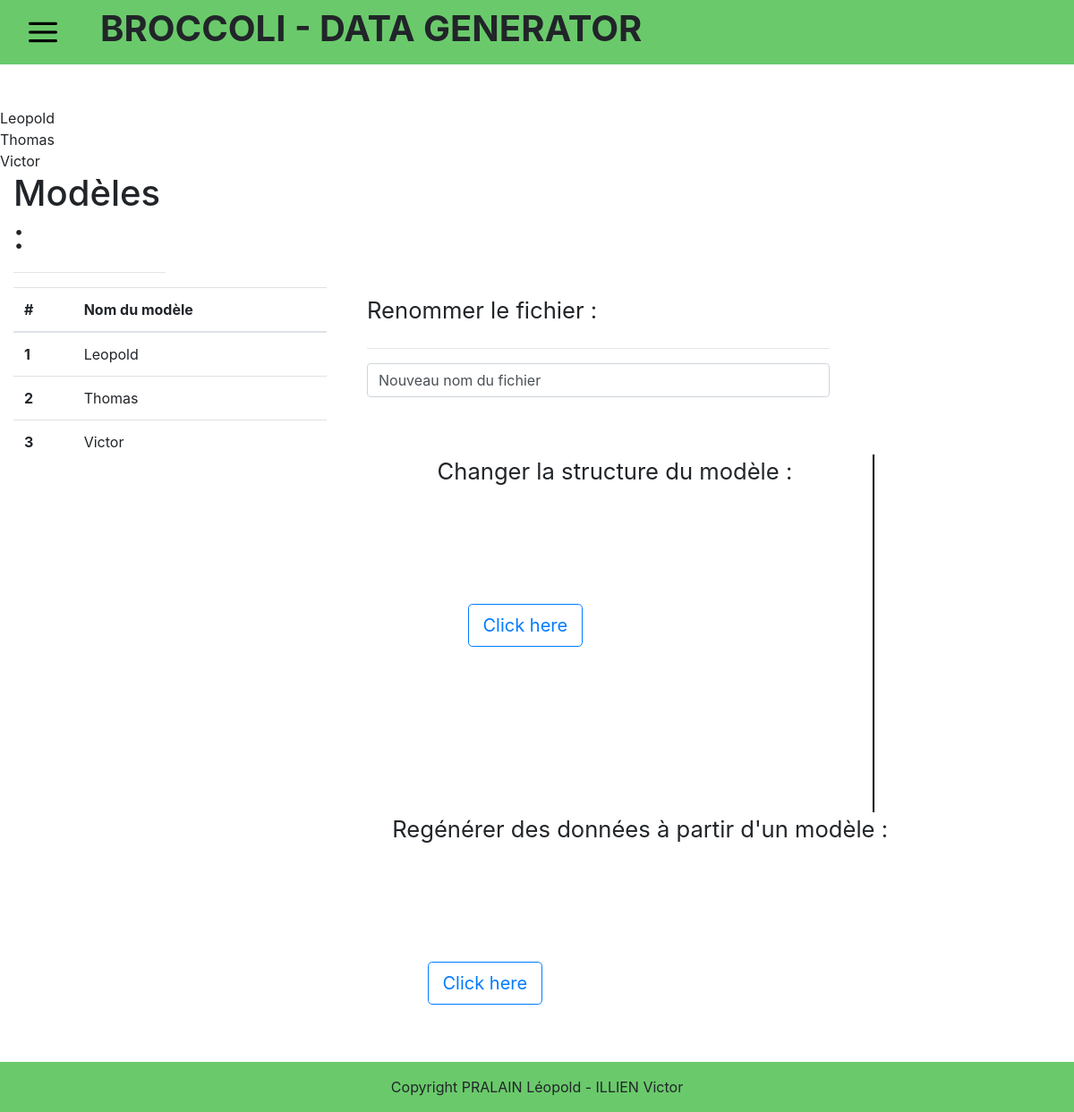
Screenshot of /replay.php with the database file from the repository.
### tables this page shows
CREATE TABLE modele(
        libelle       Varchar (50) NOT NULL ,
        nom_fichier   Varchar (50) NOT NULL ,
        nom_table     Varchar (50) NOT NULL ,
        date_creation Date NOT NULL
	,CONSTRAINT modele_PK PRIMARY KEY (libelle)
);

### php/database.php (called while the page is built, shortened)
<?php
	function dbRecupNomModele($db) {
		try {
			$request = 'SELECT libelle FROM modele';
			$statement = $db->prepare($request);
			$statement->execute();
			$result = $statement->fetchAll(PDO::FETCH_ASSOC);
		} catch (PDOException $exception) {
			error_log('Request error: ' .$exception->getMessage());
			return false;
		}
		return $result;
	}
 ?>

### html/replay.php (the view, shortened to what this page needs)
<!DOCTYPE html>
<html lang="fr">
<head>
	<link rel="stylesheet" type="text/css" href="../css/index.css">
</head>
<body>
	<br><br><br><br><br>
	<?php
		require_once("../php/database.php");
		$db = dbConnect();
		$modele = dbRecupNomModele($db);
		foreach ($modele as $value) {
			echo $value['libelle'].'<br>';
		}
	?>
	<form method="post">
		<div class="col-sm-2">
			<h1>Modèles :</h1>
			<hr>
		</div>
		<div class="row">
			<div class="col-md-4">
				<section class="container">
					<table class="table" id="tabReplay">
	  					<thead>
	    					<tr>
								<th scope="col">#</th>
								<th scope="col">Nom du modèle</th>
					   		</tr>
						</thead>
						<tbody>
							<?php
								$i = 1;
								foreach($modele as $nom) {
									echo '<tr>';
									echo '<th scope="row">'.$i.'</th>';
									echo '<td>'.$nom['libelle'].'</td>';
									echo '</tr>';
									$i += 1;
								}
							?>
	 					</tbody>
					</table>
				</section>
			</div>
			<div class="col-md-8">
				<div class="row">
					<div class="col-md-8">
						<div class="form-group police">
							<label for="renommer" class="col-form-label">Renommer le fichier :</label>
							<hr>
								<input type="text" class="  form-control" id="newfic" value="Nouveau nom du fichier">
						</div>
						<br><br>
					</div>
					<div class="row">
						<div class="col-auto ">
							<label class="police"> &nbsp; &nbsp; &nbsp;&nbsp; &nbsp; &nbsp; &nbsp;  Changer la structure du modèle : &nbsp; &nbsp; &nbsp; </label>
							<br><br><br><br><br><br>
							<div class="col-auto">
								<button type="submit" class="btn btn-outline-primary btn-lg" id="btnGenerer"> <a href="index.php">Click here </a></button>
							</div>
						</div>
						<div class="vertical-line col-auto"> &nbsp; &nbsp; &nbsp; </div>
						<div class="col-auto">
							<label class="police"> &nbsp; &nbsp; &nbsp;  Regénérer des données à partir d'un modèle :</label>
							<br><br><br><br><br><br>
							<div class="col-auto">
								<button type="submit" class="btn btn-outline-primary btn-lg" id="btnGenerer"> <a href="generate.php"> Click here </a></button>
							</div>
						</div>
					</div>
				</div>
			</div>
		</div>
	</form>
	<br><br><br><br><br>
</body>
</html>

### css/index.css (style rules this page uses)
.vertical-line { border-left: 2px solid #000; display: inline-block; height: 400px; }
.police { font-size: 160%; }

### rows the page displays
modele: libelle "Leopold"
modele: libelle "Thomas"
modele: libelle "Victor"
